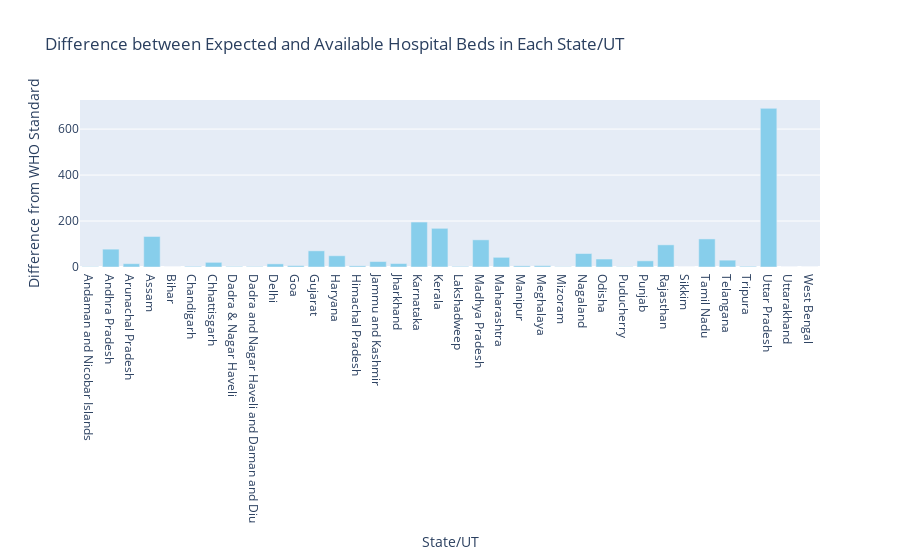

Notebook source saved alongside this figure:
### Code cell
dt = pd.read_csv('census_2011.csv')

# Calculate the number of hospital beds per 1000 people
df['Hospital Beds per 1000 People'] = df['Hospital Beds'] / (dt['Population'] / 1000)

# Compare to the WHO standard
df['Difference from WHO Standard'] = 3 - df['Hospital Beds per 1000 People']

# Fill missing values with 0
df['Difference from WHO Standard'].fillna(0, inplace=True)

# Calculate the number of additional hospital beds required
df['Additional Hospital Beds Required'] = df['Difference from WHO Standard'] * (dt['Population'] / 1000)



# Calculate the total number of hospital beds and population at the national level
national_population = dt['Population'].sum() /3
national_hospital_beds = df['Hospital Beds'].sum()

# Calculate the number of hospital beds per 1000 people at the national level
national_beds_per_1000 = national_hospital_beds / (national_population / 1000)

# Compare to the WHO standard
national_difference = 3 - national_beds_per_1000

# Calculate the number of additional hospital beds required at the national level
national_additional_beds = national_difference * (national_population / 1000)
import plotly.graph_objects as go

# Create a bar plot with Plotly
fig = go.Figure()

fig.add_trace(go.Bar(
    x=df['State/UT'],
    y=abs(df['Difference from WHO Standard']),
    marker_color='skyblue'
))

fig.update_layout(
    title='Difference between Expected and Available Hospital Beds in Each State/UT',
    xaxis=dict(title='State/UT'),
    yaxis=dict(title='Difference from WHO Standard'),
    showlegend=False
)

fig.show()

### Figure 1 — Plotly figure (JSON) as saved in the notebook; plotly's stock layout.template omitted (floating-point values rounded to 4 significant figures)
{"data": [{"marker": {"color": "skyblue"}, "type": "bar", "x": ["Andaman and Nicobar Islands", "Andhra Pradesh", "Arunachal Pradesh", "Assam", "Bihar", "Chandigarh", "Chhattisgarh", "Dadra & Nagar Haveli", "Dadra and Nagar Haveli and Daman and Diu", "Delhi", "Goa", "Gujarat", "Haryana", "Himachal Pradesh", "Jammu and Kashmir", "Jharkhand", "Karnataka", "Kerala", "Lakshadweep", "Madhya Pradesh", "Maharashtra", "Manipur", "Meghalaya", "Mizoram", "Nagaland", "Odisha", "Puducherry", "Punjab", "Rajasthan", "Sikkim", "Tamil Nadu", "Telangana", "Tripura", "Uttar Pradesh", "Uttarakhand", "West Bengal"], "y": [1.568, 77.66, 14.38, 132.8, 0, 2.847, 20.29, 2.437, 2.24, 13.63, 5.963, 70.39, 48.99, 5.071, 23.72, 15.06, 195.6, 168.3, 2.55, 118.2, 42.1, 5.034, 5.833, 1.469, 58.59, 34.67, 1.463, 26.74, 96.48, 0.002273, 122.1, 29.76, 3.013, 690.2, 0.1022, 0]}], "layout": {"showlegend": false, "title": {"text": "Difference between Expected and Available Hospital Beds in Each State/UT"}, "xaxis": {"title": {"text": "State/UT"}}, "yaxis": {"title": {"text": "Difference from WHO Standard"}}}}
